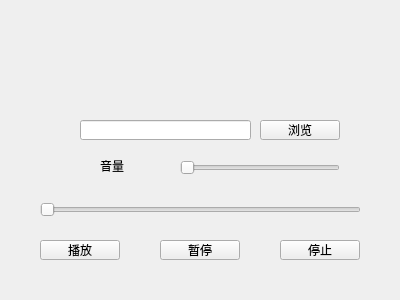
<?xml version="1.0" encoding="UTF-8"?>
<ui version="4.0">
 <class>Widget</class>
 <widget class="QWidget" name="Widget">
  <property name="geometry">
   <rect>
    <x>0</x>
    <y>0</y>
    <width>400</width>
    <height>300</height>
   </rect>
  </property>
  <property name="windowTitle">
   <string>Widget</string>
  </property>
  <widget class="QPushButton" name="pushButton_Play">
   <property name="geometry">
    <rect>
     <x>40</x>
     <y>240</y>
     <width>80</width>
     <height>20</height>
    </rect>
   </property>
   <property name="text">
    <string>播放</string>
   </property>
  </widget>
  <widget class="QPushButton" name="pushButton_Pause">
   <property name="geometry">
    <rect>
     <x>160</x>
     <y>240</y>
     <width>80</width>
     <height>20</height>
    </rect>
   </property>
   <property name="text">
    <string>暂停</string>
   </property>
  </widget>
  <widget class="QPushButton" name="pushButton_Stop">
   <property name="geometry">
    <rect>
     <x>280</x>
     <y>240</y>
     <width>80</width>
     <height>20</height>
    </rect>
   </property>
   <property name="text">
    <string>停止</string>
   </property>
  </widget>
  <widget class="QPushButton" name="pushButton_Browser">
   <property name="geometry">
    <rect>
     <x>260</x>
     <y>120</y>
     <width>80</width>
     <height>20</height>
    </rect>
   </property>
   <property name="text">
    <string>浏览</string>
   </property>
  </widget>
  <widget class="QLineEdit" name="lineEdit_Path">
   <property name="geometry">
    <rect>
     <x>80</x>
     <y>120</y>
     <width>171</width>
     <height>20</height>
    </rect>
   </property>
  </widget>
  <widget class="QSlider" name="horizontalSlider_Volume">
   <property name="geometry">
    <rect>
     <x>180</x>
     <y>160</y>
     <width>160</width>
     <height>16</height>
    </rect>
   </property>
   <property name="orientation">
    <enum>Qt::Horizontal</enum>
   </property>
  </widget>
  <widget class="QLabel" name="label">
   <property name="geometry">
    <rect>
     <x>100</x>
     <y>160</y>
     <width>54</width>
     <height>12</height>
    </rect>
   </property>
   <property name="text">
    <string>音量</string>
   </property>
  </widget>
  <widget class="QSlider" name="horizontalSlider_PlayRate">
   <property name="geometry">
    <rect>
     <x>40</x>
     <y>200</y>
     <width>321</width>
     <height>20</height>
    </rect>
   </property>
   <property name="orientation">
    <enum>Qt::Horizontal</enum>
   </property>
  </widget>
 </widget>
 <layoutdefault spacing="6" margin="11"/>
 <resources/>
 <connections/>
</ui>
